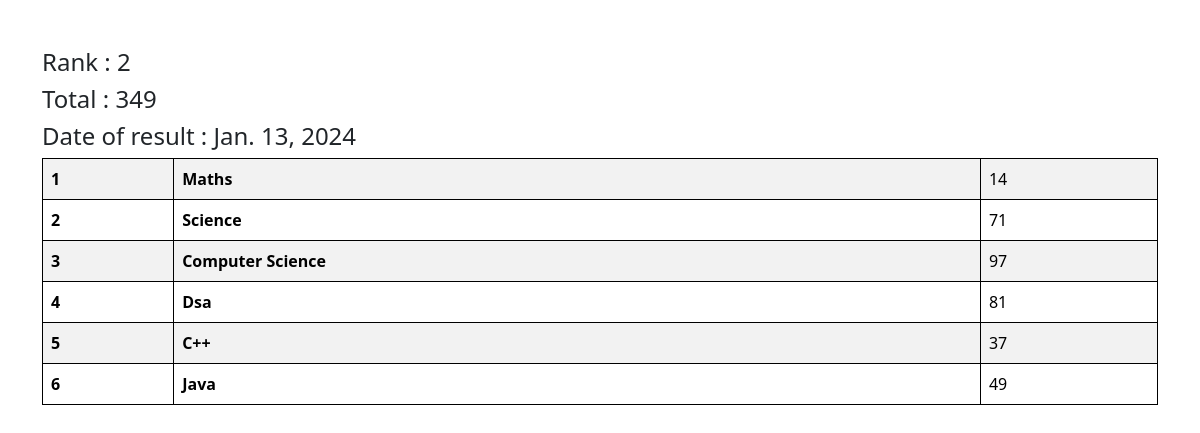
Page /see_marks/2/ on the committed database.
### vege/models.py (models this page shows, shortened)
class SubjectMarks(models.Model):
    student = models.ForeignKey(Student,related_name="studentmarks",on_delete=models.CASCADE)
    subject =models.ForeignKey(Subject,on_delete=models.CASCADE)
    marks = models.IntegerField()
    class Meta:
        unique_together =['student','subject']

class Student(models.Model):
    department = models.ForeignKey(Department,related_name="depart",on_delete=models.CASCADE)
    student_id = models.OneToOneField(StudentID,related_name="studentid",on_delete=models.CASCADE)
    student_name = models.CharField(max_length=100)
    student_email = models.EmailField(unique=True)
    student_age = models.IntegerField(default=18)
    student_address = models.TextField()
    class Meta:
        ordering=['student_name']
        verbose_name="student"

class ReportCard(models.Model):
    student = models.ForeignKey(Student,related_name="studentreportcard",on_delete=models.CASCADE)
    student_rank = models.IntegerField()
    date_of_report_card_generation = models.DateField(auto_now_add=True)
    class Meta:
        unique_together=['student_rank','date_of_report_card_generation']

class Subject(models.Model):
    subject_name=models.CharField(max_length=100)

### vege/views.py (the view)
# urls.py: path('see_marks/<student_id>/',see_marks ,name = "see_marks"),
def see_marks(request,student_id):
    queryset = SubjectMarks.objects.filter(student__student_id__student_id=student_id)
    total_marks=queryset.aggregate(total_marks = Sum('marks'))
    return render(request,'report/see_marks.html',{'queryset': queryset,'total_marks':total_marks})

### vege/templates/report/see_marks.html
{% extends "base.html" %}
{% block start %}
<div class="container mt-5">
    <h4>Rank : {{queryset.first.student.studentreportcard.first.student_rank}}</h4>
    <h4>Total : {{total_marks.total_marks}}</h4>
    <h4>Date of result : {{queryset.first.student.studentreportcard.first.date_of_report_card_generation}}</h4>
    <table class="table table-striped">
        <tbody>
            {% for marks in queryset %}
          <tr>
            <th scope="row">{{forloop.counter}}</th>
            <td><b>{{marks.subject.subject_name}}</b></td>
            <td>{{marks.marks}}</td>
          </tr>
          {% endfor %}
        </tbody>
      </table>
</div>
{% endblock %}

### home/templates/base.html (style rules this page uses)
table,th,td { border:1px solid black; }

### rows in the picture
SubjectMarks: first.student.studentreportcard.first.student_rank "2", first.student.studentreportcard.first.date_of_report_card_generation "Jan. 13, 2024", subject.subject_name "Maths", marks "14"
SubjectMarks: subject.subject_name "Science", marks "71"
SubjectMarks: subject.subject_name "Computer Science", marks "97"
SubjectMarks: subject.subject_name "Dsa", marks "81"
SubjectMarks: subject.subject_name "C++", marks "37"
SubjectMarks: subject.subject_name "Java", marks "49"

### other values in the picture
{{ total_marks.total_marks }} "349"
